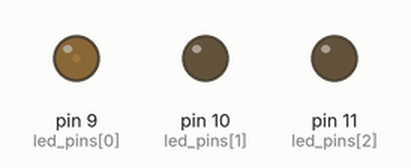
This sketch was run on a simulated Arduino Uno, built with avr-gcc and run on an emulated ATmega328P. Parts: output pins drawn as LEDs (lit = HIGH). Random numbers use the default seed unless the sketch sets one.

Above: at 0.15 s.
At 10.06 s:
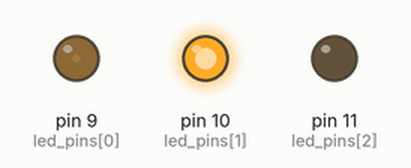
At 19.97 s:
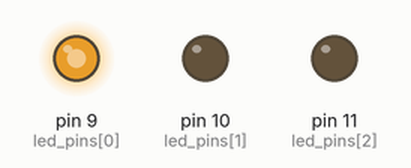
At 39.79 s:
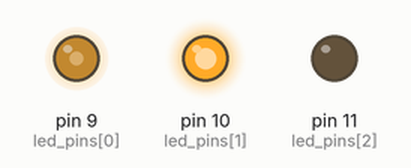
Timing chart, 0 to 40.0 s (numbered marks = the images above):
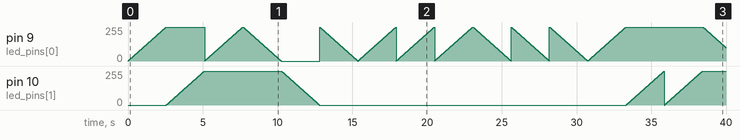

The sketch:

fc_led.ino
```cpp
/*
 * フルカラーLEDのデモ
 * - ランダムに色を変化させる
 */

#define FADE_TIME 10

// LEDをつなぐピンを定義
int led_pins[] = {9, 10, 11};

void setup(){
  // 未使用のアナログで乱数の種を初期化
  randomSeed(analogRead(0));

  // LEDのピンを出力に
  int i;
  for (i=0; i<3; i++) {
    pinMode(led_pins[i], OUTPUT);
  }
}

void loop() {
  int i, j;

  // 乱数で使用するピンをデタラメにする
  for (j=0; j<3; j++) {
    led_pins[j] = random(9, 11);
  }

  // LEDを明から暗へフェード
  for (j=0; j<3; j++) {
    for (i=0; i<256; i++) {
      analogWrite(led_pins[j], i);
      delay(FADE_TIME);
    }
  }

  // LEDを暗から明へフェード
  for (j=0; j<3; j++) {
    for (i=255; i>-1; i--) {
      analogWrite(led_pins[j], i);
      delay(FADE_TIME);
    }
  }
}
```
